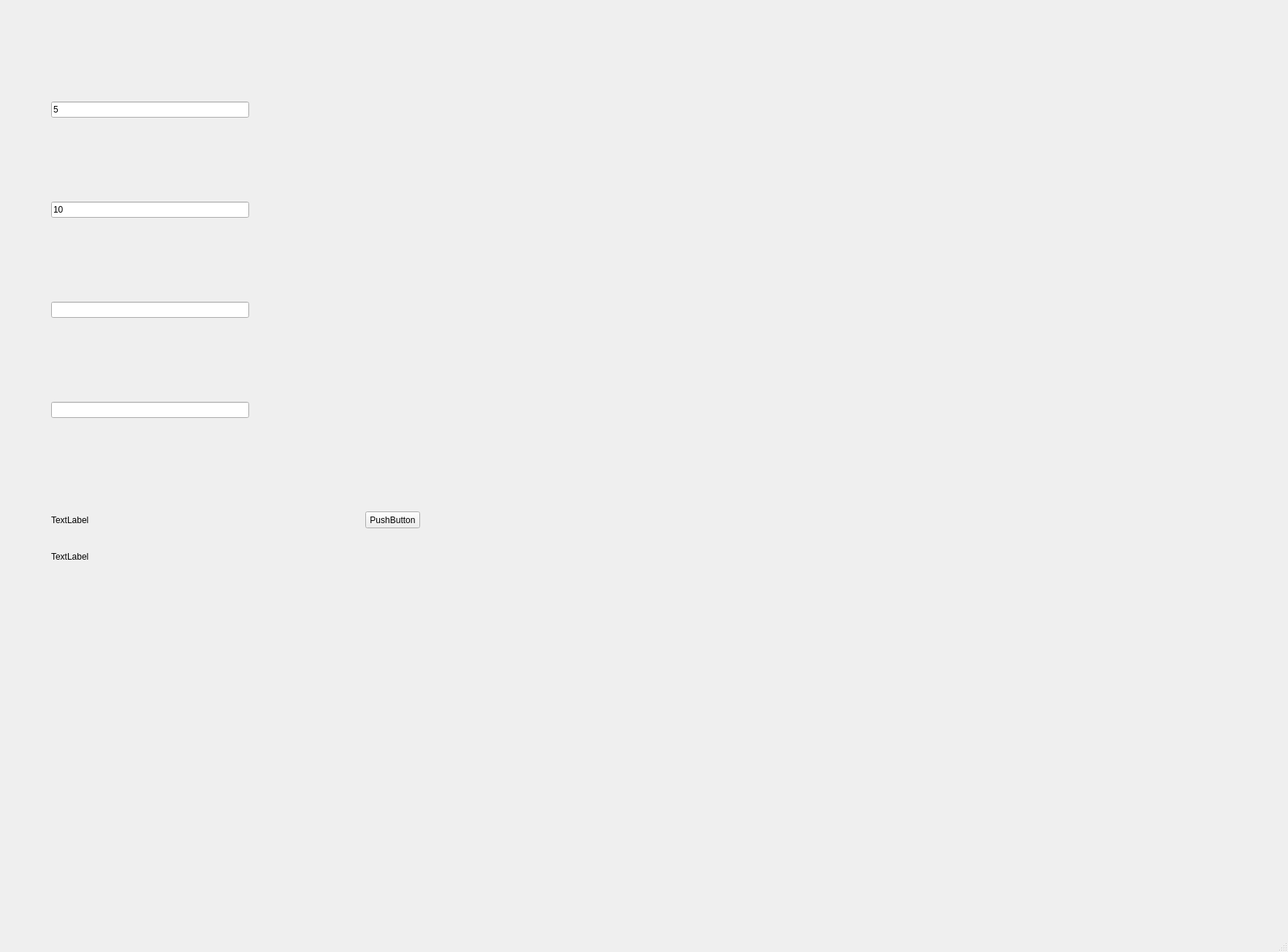
<?xml version="1.0" encoding="UTF-8"?>
<ui version="4.0">
 <class>MainWindow</class>
 <widget class="QMainWindow" name="MainWindow">
  <property name="geometry">
   <rect>
    <x>0</x>
    <y>0</y>
    <width>1763</width>
    <height>1303</height>
   </rect>
  </property>
  <property name="windowTitle">
   <string>MainWindow</string>
  </property>
  <widget class="QWidget" name="centralwidget">
   <widget class="QWidget" name="gridLayoutWidget">
    <property name="geometry">
     <rect>
      <x>70</x>
      <y>30</y>
      <width>271</width>
      <height>651</height>
     </rect>
    </property>
    <layout class="QGridLayout" name="gridLayout">
     <item row="1" column="0">
      <widget class="QLineEdit" name="lineEdit_2">
       <property name="text">
        <string>10</string>
       </property>
      </widget>
     </item>
     <item row="2" column="0">
      <widget class="QLineEdit" name="lineEdit_3"/>
     </item>
     <item row="3" column="0">
      <widget class="QLineEdit" name="lineEdit_4"/>
     </item>
     <item row="0" column="0">
      <widget class="QLineEdit" name="lineEdit_1">
       <property name="text">
        <string>5</string>
       </property>
      </widget>
     </item>
    </layout>
   </widget>
   <widget class="QLabel" name="value">
    <property name="geometry">
     <rect>
      <x>70</x>
      <y>700</y>
      <width>269</width>
      <height>23</height>
     </rect>
    </property>
    <property name="text">
     <string>TextLabel</string>
    </property>
   </widget>
   <widget class="QPushButton" name="pushButton">
    <property name="geometry">
     <rect>
      <x>500</x>
      <y>700</y>
      <width>75</width>
      <height>23</height>
     </rect>
    </property>
    <property name="text">
     <string>PushButton</string>
    </property>
   </widget>
   <widget class="QLabel" name="value_2">
    <property name="geometry">
     <rect>
      <x>70</x>
      <y>750</y>
      <width>269</width>
      <height>23</height>
     </rect>
    </property>
    <property name="text">
     <string>TextLabel</string>
    </property>
   </widget>
  </widget>
  <widget class="QStatusBar" name="statusbar"/>
  <action name="action">
   <property name="text">
    <string>??</string>
   </property>
  </action>
 </widget>
 <resources/>
 <connections/>
</ui>
